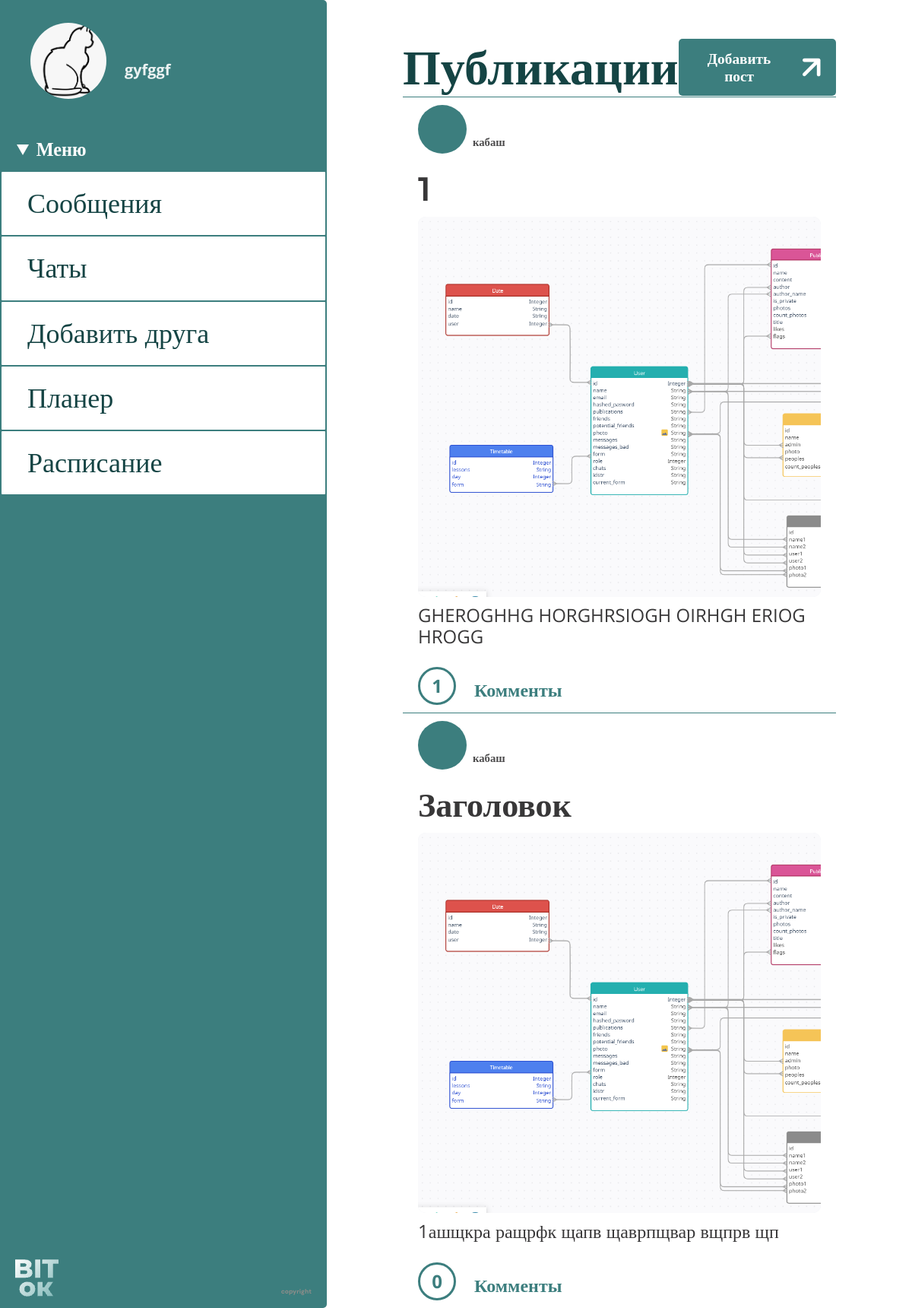
Before: /posts (signed in) with the older database file.
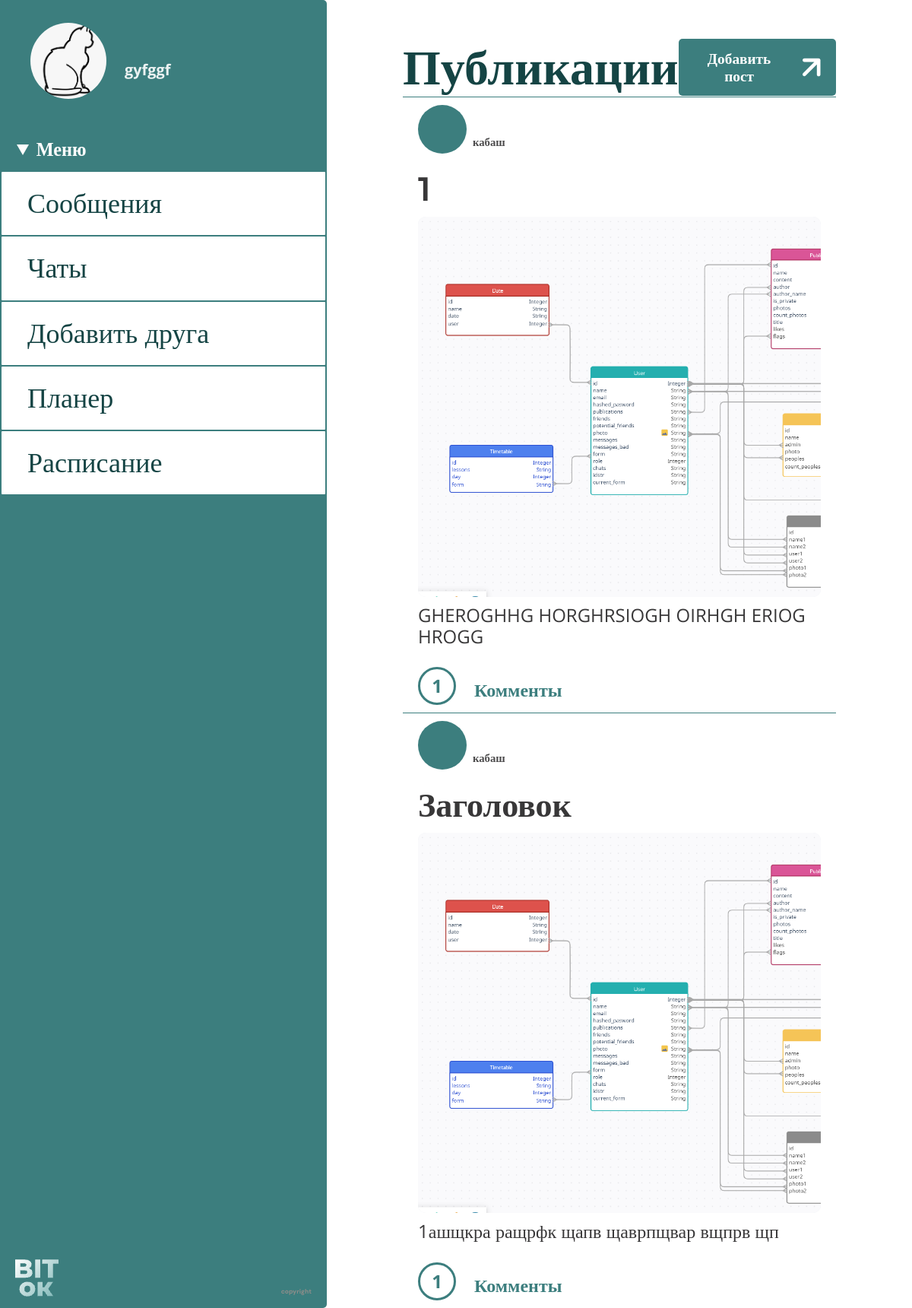
After: the same page with the newer database file.
### data/user.py (models this page shows, shortened)
class User(SqlAlchemyBase, UserMixin):
    __tablename__ = 'user'
    id = sqlalchemy.Column(sqlalchemy.Integer,
                           primary_key=True, autoincrement=True)
    name = sqlalchemy.Column(sqlalchemy.String, nullable=True)
    email = sqlalchemy.Column(sqlalchemy.String,
                              index=True, unique=True, nullable=True)
    hashed_password = sqlalchemy.Column(sqlalchemy.String, nullable=True)
    publications = sqlalchemy.Column(sqlalchemy.String, nullable=True)
    friends = sqlalchemy.Column(sqlalchemy.String, nullable=True)
    potential_friends = sqlalchemy.Column(sqlalchemy.String, nullable=True)
    photo = sqlalchemy.Column(sqlalchemy.String)
    messages = sqlalchemy.Column(sqlalchemy.String)
    messages_bad = sqlalchemy.Column(sqlalchemy.String)
    about = sqlalchemy.Column(sqlalchemy.String)
    form = sqlalchemy.Column(sqlalchemy.String)
    informal_name = sqlalchemy.Column(sqlalchemy.Integer)
    role = sqlalchemy.Column(sqlalchemy.Integer)
    chats = sqlalchemy.Column(sqlalchemy.String)
    idstr = sqlalchemy.Column(sqlalchemy.String)
    current_form = sqlalchemy.Column(sqlalchemy.String)

### data/publication.py (models this page shows)
class Publication(SqlAlchemyBase):
    __tablename__ = 'publication'
    id = sqlalchemy.Column(sqlalchemy.Integer,
                           primary_key=True, autoincrement=True)
    name = sqlalchemy.Column(sqlalchemy.String, nullable=True)
    content = sqlalchemy.Column(sqlalchemy.String, nullable=True)
    author = sqlalchemy.Column(sqlalchemy.Integer)
    author_name = sqlalchemy.Column(sqlalchemy.String)
    is_private = sqlalchemy.Column(sqlalchemy.Boolean)
    photos = sqlalchemy.Column(sqlalchemy.String)
    count_photos = sqlalchemy.Column(sqlalchemy.Integer)
    title = sqlalchemy.Column(sqlalchemy.String)
    likes = sqlalchemy.Column(sqlalchemy.Integer)
    flags = sqlalchemy.Column(sqlalchemy.String)

### main.py (the view)
@app.route('/posts', methods=['GET', 'POST'])
def posts():
    data = db_sess.query(Publication).filter(Publication.is_private == 0).all()
    print(data)
    data2 = db_sess.query(Publication).filter(Publication.is_private == 1).all()
    data2 = list(filter(lambda a: str(current_user.id) in db_sess.query(User).filter(
        User.id == a.author).first().friends or current_user.id == db_sess.query(User).filter(
        User.id == a.author).first().id, data2))
    print(data2)
    data += data2
    return render_template('posts.html', title='Публикации', data=data)

### data/db_session.py (called while the page is built)
def create_session() -> Session:
    global __factory
    return __factory()

### main.py (called while the page is built)
@login_manager.user_loader
def load_teacher(user_id):
    db_sess = db_session.create_session()
    return db_sess.query(User).get(user_id)

### templates/posts.html (shortened to what this page needs)
<!DOCTYPE html>
<html lang="en">
<head>
    <link rel="stylesheet" href="../static/css/posts_style/posts_style.css">
</head>
<body>
    <div class="wrapper">
        <div class="site__left">
            <div class="profile">
                <div class="profile__img-wrapper">
                    <img src="/static/profile_photos/{{current_user.photo}}" alt="" class="profile__img">
                </div>
                <a href="/profile" class="profile__name" display="block">{{current_user.name}}</a>
            </div>
            <nav class="menu">
                <details class="menu__deatils-block" open>
                    <summary class="menu__title">Меню</summary>
                    <div class="menu__list-wrapper">
                        <ul class="menu__list">
                            <li><a href="/main" class="menu__link">Сообщения</a></li>
                            <li><a href="/chats" class="menu__link">Чаты</a></li>
                            <li><a href="/add_friend" class="menu__link">Добавить друга</a></li>
                            <li><a href="/date" class="menu__link">Планер</a></li>
                            <li><a href="/timetable" class="menu__link">Расписание</a></li>
                        </ul>
                    </div>
                </details>
            </nav>
            <footer class="footer">
                <a href="/index" class="footer__logo"><img src="/static/img/logo_footer.png" alt=""></a>
                <p class="footer__copyright">copyright</p>
            </footer>
        </div>
        <div class="site__right">
            <section class="posts">
                {% if current_user.is_authenticated %}
                <header class="posts__header">
                    <h1 class="posts__heading">Публикации</h1>
                    <a href="/add_publication" class="posts__add-post">
                        Добавить пост
                    </a>
                </header>
                {% for item in data%}
                <div class="post">
                    <div class="post__top">
                        <div class="post__info">
                            <a href="" class="post__user-photo">
                            </a>
                            <p class="post__user-name">{{item.author_name}}</p>
                        </div>
                    </div>
                    <div class="post__content">
                        <h2 class="post__title">{{item.name}}</h2>
                        <div class="post__imgs">
                            {% for img in item.photos.split(',') %}
                            {% if img != '0' %}
                            <img src="/static/posts/{{img}}" height="300"
                                width="img.split('.')[0].split('-')[2].split('_')[1]">
                            {% endif %}
                            {% endfor %}
                        </div>
                        <p class="post__text">
                            {{item.content}}
                        </p>
                    </div>
                    <div class="post__bottom">
                        {% if current_user.idstr not in item.flags %}
                            <a href="like/{{item.id}}/{{current_user.id}}" class="post_like">{{item.likes}}</a>
                        {% else %}
                            <a href="dislike/{{item.id}}/{{current_user.id}}" class="post_like post_like_liked">{{item.likes}}</a>
                        {% endif %}
                        <a href="read_publication/{{item.id}}" class="post__comments">Комменты</a>
                    </div>
                </div>
                {% endfor %}
                {% endif %}
            </section>
        </div>
    </div>
</body>
</html>

Changed rows visible on the page:
changed Publication "Заголовок": likes "0" → "1"
